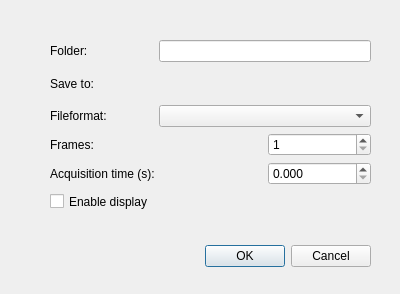
<?xml version="1.0" encoding="UTF-8"?>
<ui version="4.0">
 <class>Dialog</class>
 <widget class="QDialog" name="Dialog">
  <property name="geometry">
   <rect>
    <x>0</x>
    <y>0</y>
    <width>400</width>
    <height>294</height>
   </rect>
  </property>
  <property name="windowTitle">
   <string>Dialog</string>
  </property>
  <widget class="QDialogButtonBox" name="buttonBox">
   <property name="geometry">
    <rect>
     <x>30</x>
     <y>240</y>
     <width>341</width>
     <height>32</height>
    </rect>
   </property>
   <property name="orientation">
    <enum>Qt::Horizontal</enum>
   </property>
   <property name="standardButtons">
    <set>QDialogButtonBox::Cancel|QDialogButtonBox::Ok</set>
   </property>
  </widget>
  <widget class="QCheckBox" name="enable_display_CheckBox">
   <property name="geometry">
    <rect>
     <x>50</x>
     <y>190</y>
     <width>161</width>
     <height>23</height>
    </rect>
   </property>
   <property name="text">
    <string>Enable display</string>
   </property>
  </widget>
  <widget class="QWidget" name="layoutWidget">
   <property name="geometry">
    <rect>
     <x>50</x>
     <y>40</y>
     <width>321</width>
     <height>145</height>
    </rect>
   </property>
   <layout class="QGridLayout" name="gridLayout">
    <item row="0" column="1" colspan="2">
     <widget class="QLineEdit" name="foldername_LineEdit"/>
    </item>
    <item row="4" column="2">
     <widget class="QDoubleSpinBox" name="acquisition_time_DoubleSpinBox">
      <property name="decimals">
       <number>3</number>
      </property>
      <property name="maximum">
       <double>10000.000000000000000</double>
      </property>
     </widget>
    </item>
    <item row="4" column="0" colspan="2">
     <widget class="QLabel" name="label_3">
      <property name="text">
       <string>Acquisition time (s): </string>
      </property>
     </widget>
    </item>
    <item row="0" column="0">
     <widget class="QLabel" name="label">
      <property name="text">
       <string>Folder:</string>
      </property>
     </widget>
    </item>
    <item row="3" column="0">
     <widget class="QLabel" name="label_2">
      <property name="text">
       <string>Frames:</string>
      </property>
     </widget>
    </item>
    <item row="3" column="2">
     <widget class="QSpinBox" name="n_frames_SpinBox">
      <property name="minimum">
       <number>1</number>
      </property>
      <property name="maximum">
       <number>1000000</number>
      </property>
     </widget>
    </item>
    <item row="1" column="0" colspan="3">
     <widget class="QLabel" name="complete_path_Label">
      <property name="text">
       <string>Save to: </string>
      </property>
     </widget>
    </item>
    <item row="2" column="0">
     <widget class="QLabel" name="label_4">
      <property name="text">
       <string>Fileformat:</string>
      </property>
     </widget>
    </item>
    <item row="2" column="1" colspan="2">
     <widget class="QComboBox" name="file_format_ComboBox"/>
    </item>
   </layout>
  </widget>
 </widget>
 <resources/>
 <connections>
  <connection>
   <sender>buttonBox</sender>
   <signal>accepted()</signal>
   <receiver>Dialog</receiver>
   <slot>accept()</slot>
   <hints>
    <hint type="sourcelabel">
     <x>248</x>
     <y>254</y>
    </hint>
    <hint type="destinationlabel">
     <x>157</x>
     <y>274</y>
    </hint>
   </hints>
  </connection>
  <connection>
   <sender>buttonBox</sender>
   <signal>rejected()</signal>
   <receiver>Dialog</receiver>
   <slot>reject()</slot>
   <hints>
    <hint type="sourcelabel">
     <x>316</x>
     <y>260</y>
    </hint>
    <hint type="destinationlabel">
     <x>286</x>
     <y>274</y>
    </hint>
   </hints>
  </connection>
 </connections>
</ui>
